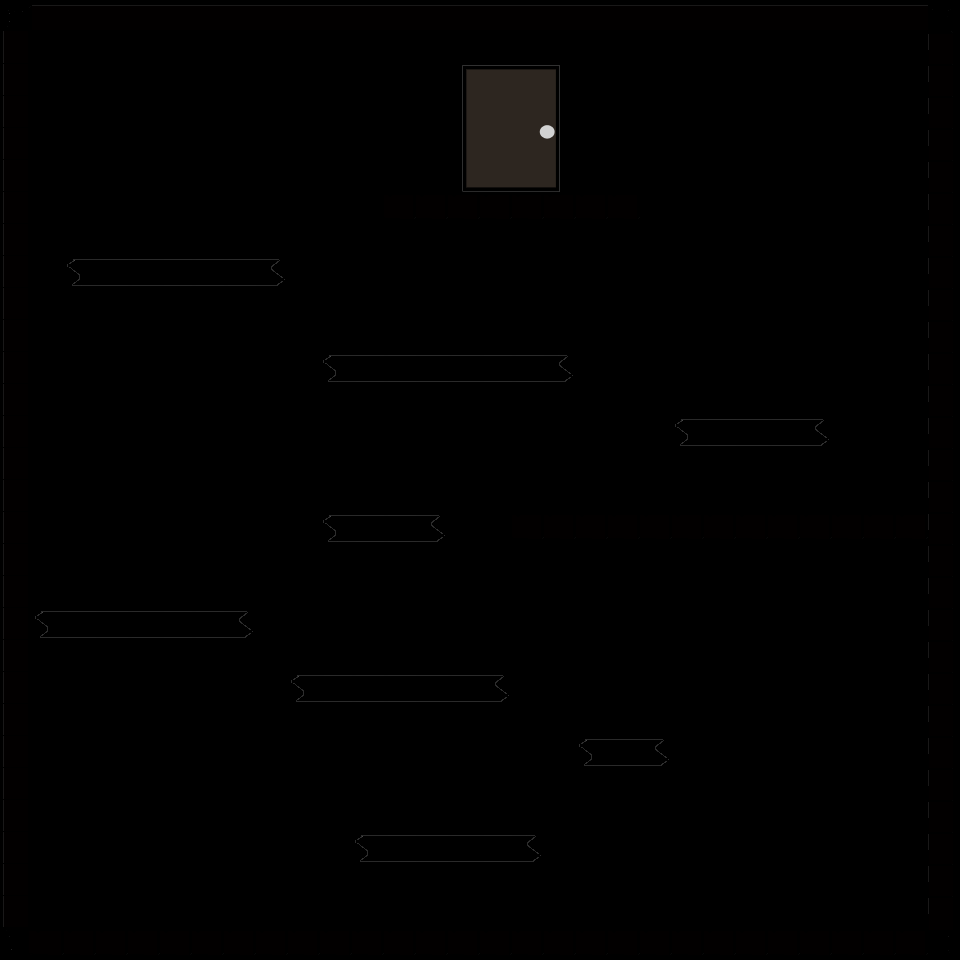

A level layout from a 2D game, rendered from its tile map. Below: a short description, then the map file with tile-grid data replaced by summaries:
An orthogonal 30x30 tile map with 32x32 px tiles, 3 tile layers (level, door, platforms).

<map version="1.0" orientation="orthogonal" width="30" height="30" tilewidth="32" tileheight="32">
 <tileset firstgid="1" name="TileSet" tilewidth="32" tileheight="32">
  <image source="../TileSet.png" width="128" height="256" />
 </tileset>
 <layer name="level" width="30" height="30">
  <data>[900 cells, 137 non-empty, 8 distinct tile ids]</data>
 </layer>
 <layer name="door" width="30" height="30">
  <data>[900 cells, 16 non-empty, 16 distinct tile ids]</data>
 </layer>
 <layer name="platforms" width="30" height="30">
  <data>[900 cells, 47 non-empty, 3 distinct tile ids]</data>
 </layer>
</map>
